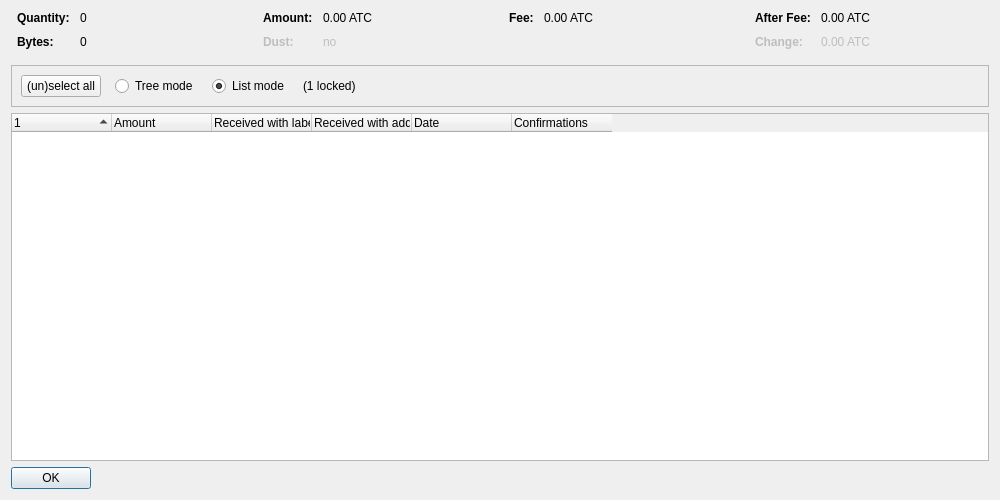
<?xml version="1.0" encoding="UTF-8"?>
<ui version="4.0">
 <class>CoinControlDialog</class>
 <widget class="QDialog" name="CoinControlDialog">
  <property name="geometry">
   <rect>
    <x>0</x>
    <y>0</y>
    <width>1000</width>
    <height>500</height>
   </rect>
  </property>
  <property name="windowTitle">
   <string>Coin Selection</string>
  </property>
  <layout class="QVBoxLayout" name="verticalLayout">
   <item>
    <layout class="QHBoxLayout" name="horizontalLayoutTop" stretch="0,0,0,0">
     <property name="topMargin">
      <number>0</number>
     </property>
     <property name="bottomMargin">
      <number>10</number>
     </property>
     <item>
      <layout class="QFormLayout" name="formLayoutCoinControl1">
       <property name="horizontalSpacing">
        <number>10</number>
       </property>
       <property name="verticalSpacing">
        <number>10</number>
       </property>
       <property name="leftMargin">
        <number>6</number>
       </property>
       <property name="rightMargin">
        <number>6</number>
       </property>
       <item row="0" column="0">
        <widget class="QLabel" name="labelCoinControlQuantityText">
         <property name="font">
          <font>
           <weight>75</weight>
           <bold>true</bold>
          </font>
         </property>
         <property name="text">
          <string>Quantity:</string>
         </property>
        </widget>
       </item>
       <item row="0" column="1">
        <widget class="QLabel" name="labelCoinControlQuantity">
         <property name="cursor">
          <cursorShape>IBeamCursor</cursorShape>
         </property>
         <property name="contextMenuPolicy">
          <enum>Qt::ActionsContextMenu</enum>
         </property>
         <property name="text">
          <string notr="true">0</string>
         </property>
         <property name="textInteractionFlags">
          <set>Qt::LinksAccessibleByMouse|Qt::TextSelectableByKeyboard|Qt::TextSelectableByMouse</set>
         </property>
        </widget>
       </item>
       <item row="1" column="0">
        <widget class="QLabel" name="labelCoinControlBytesText">
         <property name="font">
          <font>
           <weight>75</weight>
           <bold>true</bold>
          </font>
         </property>
         <property name="text">
          <string>Bytes:</string>
         </property>
        </widget>
       </item>
       <item row="1" column="1">
        <widget class="QLabel" name="labelCoinControlBytes">
         <property name="cursor">
          <cursorShape>IBeamCursor</cursorShape>
         </property>
         <property name="contextMenuPolicy">
          <enum>Qt::ActionsContextMenu</enum>
         </property>
         <property name="text">
          <string notr="true">0</string>
         </property>
         <property name="textInteractionFlags">
          <set>Qt::LinksAccessibleByMouse|Qt::TextSelectableByKeyboard|Qt::TextSelectableByMouse</set>
         </property>
        </widget>
       </item>
      </layout>
     </item>
     <item>
      <layout class="QFormLayout" name="formLayoutCoinControl2">
       <property name="horizontalSpacing">
        <number>10</number>
       </property>
       <property name="verticalSpacing">
        <number>10</number>
       </property>
       <property name="leftMargin">
        <number>6</number>
       </property>
       <property name="rightMargin">
        <number>6</number>
       </property>
       <item row="0" column="0">
        <widget class="QLabel" name="labelCoinControlAmountText">
         <property name="font">
          <font>
           <weight>75</weight>
           <bold>true</bold>
          </font>
         </property>
         <property name="text">
          <string>Amount:</string>
         </property>
        </widget>
       </item>
       <item row="0" column="1">
        <widget class="QLabel" name="labelCoinControlAmount">
         <property name="cursor">
          <cursorShape>IBeamCursor</cursorShape>
         </property>
         <property name="contextMenuPolicy">
          <enum>Qt::ActionsContextMenu</enum>
         </property>
         <property name="text">
          <string notr="true">0.00 ATC</string>
         </property>
         <property name="textInteractionFlags">
          <set>Qt::LinksAccessibleByMouse|Qt::TextSelectableByKeyboard|Qt::TextSelectableByMouse</set>
         </property>
        </widget>
       </item>
       <item row="1" column="0">
        <widget class="QLabel" name="labelCoinControlLowOutputText">
         <property name="enabled">
          <bool>false</bool>
         </property>
         <property name="font">
          <font>
           <weight>75</weight>
           <bold>true</bold>
          </font>
         </property>
         <property name="text">
          <string>Dust:</string>
         </property>
        </widget>
       </item>
       <item row="1" column="1">
        <widget class="QLabel" name="labelCoinControlLowOutput">
         <property name="enabled">
          <bool>false</bool>
         </property>
         <property name="cursor">
          <cursorShape>IBeamCursor</cursorShape>
         </property>
         <property name="contextMenuPolicy">
          <enum>Qt::ActionsContextMenu</enum>
         </property>
         <property name="text">
          <string notr="true">no</string>
         </property>
         <property name="textInteractionFlags">
          <set>Qt::LinksAccessibleByMouse|Qt::TextSelectableByKeyboard|Qt::TextSelectableByMouse</set>
         </property>
        </widget>
       </item>
      </layout>
     </item>
     <item>
      <layout class="QFormLayout" name="formLayoutCoinControl3">
       <property name="horizontalSpacing">
        <number>10</number>
       </property>
       <property name="verticalSpacing">
        <number>10</number>
       </property>
       <property name="leftMargin">
        <number>6</number>
       </property>
       <property name="rightMargin">
        <number>6</number>
       </property>
       <item row="0" column="0">
        <widget class="QLabel" name="labelCoinControlFeeText">
         <property name="font">
          <font>
           <weight>75</weight>
           <bold>true</bold>
          </font>
         </property>
         <property name="text">
          <string>Fee:</string>
         </property>
        </widget>
       </item>
       <item row="0" column="1">
        <widget class="QLabel" name="labelCoinControlFee">
         <property name="cursor">
          <cursorShape>IBeamCursor</cursorShape>
         </property>
         <property name="contextMenuPolicy">
          <enum>Qt::ActionsContextMenu</enum>
         </property>
         <property name="text">
          <string notr="true">0.00 ATC</string>
         </property>
         <property name="textInteractionFlags">
          <set>Qt::LinksAccessibleByMouse|Qt::TextSelectableByKeyboard|Qt::TextSelectableByMouse</set>
         </property>
        </widget>
       </item>
      </layout>
     </item>
     <item>
      <layout class="QFormLayout" name="formLayoutCoinControl4">
       <property name="horizontalSpacing">
        <number>10</number>
       </property>
       <property name="verticalSpacing">
        <number>10</number>
       </property>
       <property name="leftMargin">
        <number>6</number>
       </property>
       <property name="rightMargin">
        <number>6</number>
       </property>
       <item row="0" column="0">
        <widget class="QLabel" name="labelCoinControlAfterFeeText">
         <property name="font">
          <font>
           <weight>75</weight>
           <bold>true</bold>
          </font>
         </property>
         <property name="text">
          <string>After Fee:</string>
         </property>
        </widget>
       </item>
       <item row="0" column="1">
        <widget class="QLabel" name="labelCoinControlAfterFee">
         <property name="cursor">
          <cursorShape>IBeamCursor</cursorShape>
         </property>
         <property name="contextMenuPolicy">
          <enum>Qt::ActionsContextMenu</enum>
         </property>
         <property name="text">
          <string notr="true">0.00 ATC</string>
         </property>
         <property name="textInteractionFlags">
          <set>Qt::LinksAccessibleByMouse|Qt::TextSelectableByKeyboard|Qt::TextSelectableByMouse</set>
         </property>
        </widget>
       </item>
       <item row="1" column="0">
        <widget class="QLabel" name="labelCoinControlChangeText">
         <property name="enabled">
          <bool>false</bool>
         </property>
         <property name="font">
          <font>
           <weight>75</weight>
           <bold>true</bold>
          </font>
         </property>
         <property name="text">
          <string>Change:</string>
         </property>
        </widget>
       </item>
       <item row="1" column="1">
        <widget class="QLabel" name="labelCoinControlChange">
         <property name="enabled">
          <bool>false</bool>
         </property>
         <property name="cursor">
          <cursorShape>IBeamCursor</cursorShape>
         </property>
         <property name="contextMenuPolicy">
          <enum>Qt::ActionsContextMenu</enum>
         </property>
         <property name="text">
          <string notr="true">0.00 ATC</string>
         </property>
         <property name="textInteractionFlags">
          <set>Qt::LinksAccessibleByMouse|Qt::TextSelectableByKeyboard|Qt::TextSelectableByMouse</set>
         </property>
        </widget>
       </item>
      </layout>
     </item>
    </layout>
   </item>
   <item>
    <widget class="QFrame" name="frame">
     <property name="minimumSize">
      <size>
       <width>0</width>
       <height>40</height>
      </size>
     </property>
     <property name="frameShape">
      <enum>QFrame::StyledPanel</enum>
     </property>
     <property name="frameShadow">
      <enum>QFrame::Sunken</enum>
     </property>
     <layout class="QHBoxLayout" name="horizontalLayout">
      <item>
       <layout class="QHBoxLayout" name="horizontalLayoutPanel" stretch="0,0,0,0,0">
        <property name="spacing">
         <number>14</number>
        </property>
        <item>
         <widget class="QPushButton" name="pushButtonSelectAll">
          <property name="sizePolicy">
           <sizepolicy hsizetype="Maximum" vsizetype="Fixed">
            <horstretch>0</horstretch>
            <verstretch>0</verstretch>
           </sizepolicy>
          </property>
          <property name="text">
           <string>(un)select all</string>
          </property>
          <property name="autoDefault">
           <bool>false</bool>
          </property>
         </widget>
        </item>
        <item>
         <widget class="QRadioButton" name="radioTreeMode">
          <property name="sizePolicy">
           <sizepolicy hsizetype="Maximum" vsizetype="Fixed">
            <horstretch>0</horstretch>
            <verstretch>0</verstretch>
           </sizepolicy>
          </property>
          <property name="text">
           <string>Tree mode</string>
          </property>
         </widget>
        </item>
        <item>
         <widget class="QRadioButton" name="radioListMode">
          <property name="sizePolicy">
           <sizepolicy hsizetype="Maximum" vsizetype="Fixed">
            <horstretch>0</horstretch>
            <verstretch>0</verstretch>
           </sizepolicy>
          </property>
          <property name="text">
           <string>List mode</string>
          </property>
          <property name="checked">
           <bool>true</bool>
          </property>
         </widget>
        </item>
        <item>
         <widget class="QLabel" name="labelLocked">
          <property name="text">
           <string notr="true">(1 locked)</string>
          </property>
         </widget>
        </item>
        <item>
         <spacer name="horizontalSpacer">
          <property name="orientation">
           <enum>Qt::Horizontal</enum>
          </property>
          <property name="sizeHint" stdset="0">
           <size>
            <width>40</width>
            <height>20</height>
           </size>
          </property>
         </spacer>
        </item>
       </layout>
      </item>
     </layout>
    </widget>
   </item>
   <item>
    <widget class="CoinControlTreeWidget" name="treeWidget">
     <property name="contextMenuPolicy">
      <enum>Qt::CustomContextMenu</enum>
     </property>
     <property name="sortingEnabled">
      <bool>false</bool>
     </property>
     <property name="columnCount">
      <number>6</number>
     </property>
     <attribute name="headerShowSortIndicator" stdset="0">
      <bool>true</bool>
     </attribute>
     <attribute name="headerStretchLastSection">
      <bool>false</bool>
     </attribute>
     <column>
      <property name="text">
       <string/>
      </property>
     </column>
     <column>
      <property name="text">
       <string>Amount</string>
      </property>
     </column>
     <column>
      <property name="text">
       <string>Received with label</string>
      </property>
     </column>
     <column>
      <property name="text">
       <string>Received with address</string>
      </property>
     </column>
     <column>
      <property name="text">
       <string>Date</string>
      </property>
     </column>
     <column>
      <property name="text">
       <string>Confirmations</string>
      </property>
      <property name="toolTip">
       <string>Confirmed</string>
      </property>
     </column>
     <column>
      <property name="text">
       <string/>
      </property>
     </column>
     <column>
      <property name="text">
       <string/>
      </property>
     </column>
     <column>
      <property name="text">
       <string/>
      </property>
     </column>
     <column>
      <property name="text">
       <string/>
      </property>
     </column>
    </widget>
   </item>
   <item>
    <widget class="QDialogButtonBox" name="buttonBox">
     <property name="sizePolicy">
      <sizepolicy hsizetype="Maximum" vsizetype="Fixed">
       <horstretch>0</horstretch>
       <verstretch>0</verstretch>
      </sizepolicy>
     </property>
     <property name="orientation">
      <enum>Qt::Horizontal</enum>
     </property>
     <property name="standardButtons">
      <set>QDialogButtonBox::Ok</set>
     </property>
    </widget>
   </item>
  </layout>
 </widget>
 <customwidgets>
  <customwidget>
   <class>CoinControlTreeWidget</class>
   <extends>QTreeWidget</extends>
   <header>qt/coincontroltreewidget.h</header>
  </customwidget>
 </customwidgets>
 <resources/>
 <connections/>
</ui>
